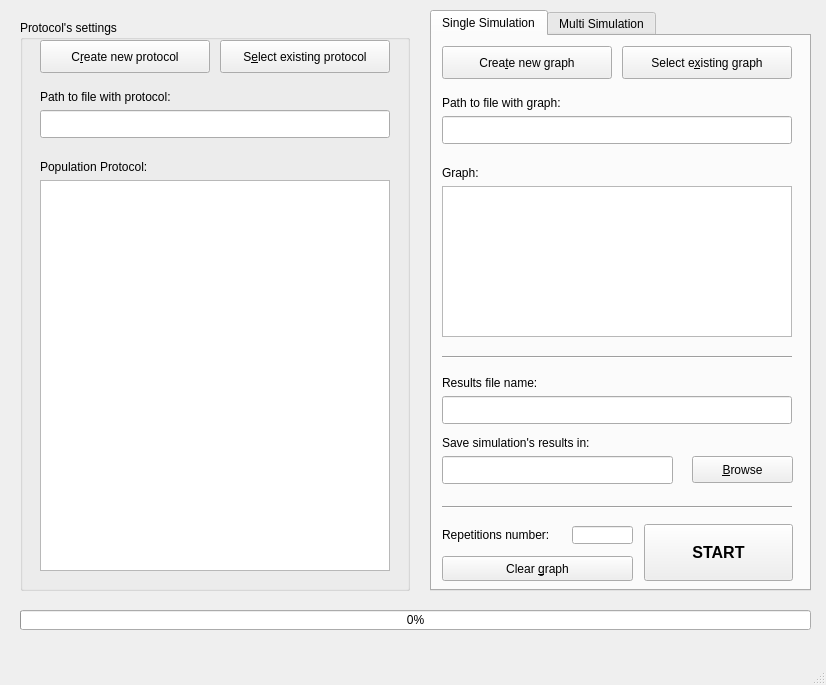
<?xml version="1.0" encoding="UTF-8"?>
<ui version="4.0">
 <class>MainWindow</class>
 <widget class="QMainWindow" name="MainWindow">
  <property name="geometry">
   <rect>
    <x>0</x>
    <y>0</y>
    <width>826</width>
    <height>685</height>
   </rect>
  </property>
  <property name="minimumSize">
   <size>
    <width>826</width>
    <height>685</height>
   </size>
  </property>
  <property name="maximumSize">
   <size>
    <width>826</width>
    <height>685</height>
   </size>
  </property>
  <property name="windowTitle">
   <string>Population Protocol Simulator</string>
  </property>
  <widget class="QWidget" name="centralwidget">
   <widget class="QGroupBox" name="groupBxProtocolSettings">
    <property name="geometry">
     <rect>
      <x>20</x>
      <y>20</y>
      <width>390</width>
      <height>571</height>
     </rect>
    </property>
    <property name="title">
     <string>Protocol's settings</string>
    </property>
    <widget class="QPushButton" name="btnProtocolCreate">
     <property name="geometry">
      <rect>
       <x>20</x>
       <y>20</y>
       <width>170</width>
       <height>33</height>
      </rect>
     </property>
     <property name="text">
      <string>C&amp;reate new protocol</string>
     </property>
    </widget>
    <widget class="QPushButton" name="btnProtocolFromFile">
     <property name="geometry">
      <rect>
       <x>200</x>
       <y>20</y>
       <width>170</width>
       <height>33</height>
      </rect>
     </property>
     <property name="text">
      <string>S&amp;elect existing protocol</string>
     </property>
    </widget>
    <widget class="QLabel" name="label">
     <property name="geometry">
      <rect>
       <x>20</x>
       <y>60</y>
       <width>170</width>
       <height>33</height>
      </rect>
     </property>
     <property name="text">
      <string>Path to file with protocol:</string>
     </property>
    </widget>
    <widget class="QTextEdit" name="txtInfoProtocol">
     <property name="geometry">
      <rect>
       <x>20</x>
       <y>160</y>
       <width>350</width>
       <height>391</height>
      </rect>
     </property>
     <property name="readOnly">
      <bool>true</bool>
     </property>
    </widget>
    <widget class="QLineEdit" name="txtPathProtocol">
     <property name="geometry">
      <rect>
       <x>20</x>
       <y>90</y>
       <width>350</width>
       <height>28</height>
      </rect>
     </property>
     <property name="readOnly">
      <bool>true</bool>
     </property>
    </widget>
    <widget class="QLabel" name="label_2">
     <property name="geometry">
      <rect>
       <x>20</x>
       <y>130</y>
       <width>170</width>
       <height>33</height>
      </rect>
     </property>
     <property name="text">
      <string>Population Protocol:</string>
     </property>
    </widget>
   </widget>
   <widget class="QProgressBar" name="progressBar">
    <property name="geometry">
     <rect>
      <x>20</x>
      <y>610</y>
      <width>791</width>
      <height>20</height>
     </rect>
    </property>
    <property name="value">
     <number>0</number>
    </property>
   </widget>
   <widget class="QTabWidget" name="txtPathResult_Multi_2">
    <property name="geometry">
     <rect>
      <x>430</x>
      <y>10</y>
      <width>381</width>
      <height>581</height>
     </rect>
    </property>
    <property name="currentIndex">
     <number>0</number>
    </property>
    <widget class="QWidget" name="SingleSimulation">
     <attribute name="title">
      <string>Single Simulation</string>
     </attribute>
     <widget class="QLineEdit" name="txtFileNameResult_Singel">
      <property name="geometry">
       <rect>
        <x>10</x>
        <y>360</y>
        <width>350</width>
        <height>28</height>
       </rect>
      </property>
     </widget>
     <widget class="QLabel" name="label_3">
      <property name="geometry">
       <rect>
        <x>10</x>
        <y>330</y>
        <width>165</width>
        <height>33</height>
       </rect>
      </property>
      <property name="text">
       <string>Results file name:</string>
      </property>
     </widget>
     <widget class="QLabel" name="label_4">
      <property name="geometry">
       <rect>
        <x>10</x>
        <y>390</y>
        <width>165</width>
        <height>33</height>
       </rect>
      </property>
      <property name="text">
       <string>Save simulation's results in:</string>
      </property>
     </widget>
     <widget class="QLabel" name="label_5">
      <property name="geometry">
       <rect>
        <x>10</x>
        <y>482</y>
        <width>130</width>
        <height>33</height>
       </rect>
      </property>
      <property name="minimumSize">
       <size>
        <width>0</width>
        <height>0</height>
       </size>
      </property>
      <property name="maximumSize">
       <size>
        <width>130</width>
        <height>33</height>
       </size>
      </property>
      <property name="text">
       <string>Repetitions number:</string>
      </property>
     </widget>
     <widget class="QLineEdit" name="txtNumberRepetitions_Single">
      <property name="geometry">
       <rect>
        <x>140</x>
        <y>490</y>
        <width>61</width>
        <height>18</height>
       </rect>
      </property>
      <property name="minimumSize">
       <size>
        <width>61</width>
        <height>18</height>
       </size>
      </property>
      <property name="maximumSize">
       <size>
        <width>61</width>
        <height>18</height>
       </size>
      </property>
      <property name="inputMethodHints">
       <set>Qt::ImhPreferNumbers</set>
      </property>
     </widget>
     <widget class="QPushButton" name="btnStart_Single">
      <property name="geometry">
       <rect>
        <x>212</x>
        <y>488</y>
        <width>149</width>
        <height>57</height>
       </rect>
      </property>
      <property name="font">
       <font>
        <pointsize>12</pointsize>
        <weight>75</weight>
        <bold>true</bold>
       </font>
      </property>
      <property name="text">
       <string>START</string>
      </property>
     </widget>
     <widget class="QPushButton" name="btnClear_Single">
      <property name="geometry">
       <rect>
        <x>10</x>
        <y>520</y>
        <width>191</width>
        <height>25</height>
       </rect>
      </property>
      <property name="focusPolicy">
       <enum>Qt::WheelFocus</enum>
      </property>
      <property name="text">
       <string>Clear &amp;graph</string>
      </property>
     </widget>
     <widget class="QPushButton" name="btnBrowse_Single">
      <property name="geometry">
       <rect>
        <x>260</x>
        <y>420</y>
        <width>101</width>
        <height>27</height>
       </rect>
      </property>
      <property name="text">
       <string>&amp;Browse</string>
      </property>
     </widget>
     <widget class="Line" name="line">
      <property name="geometry">
       <rect>
        <x>10</x>
        <y>470</y>
        <width>350</width>
        <height>3</height>
       </rect>
      </property>
      <property name="orientation">
       <enum>Qt::Horizontal</enum>
      </property>
     </widget>
     <widget class="QTextEdit" name="txtInfoGraph_Single">
      <property name="geometry">
       <rect>
        <x>10</x>
        <y>150</y>
        <width>350</width>
        <height>151</height>
       </rect>
      </property>
      <property name="readOnly">
       <bool>true</bool>
      </property>
     </widget>
     <widget class="QLabel" name="label_6">
      <property name="geometry">
       <rect>
        <x>10</x>
        <y>120</y>
        <width>130</width>
        <height>33</height>
       </rect>
      </property>
      <property name="text">
       <string>Graph:</string>
      </property>
     </widget>
     <widget class="QLineEdit" name="txtPathGraph_Single">
      <property name="geometry">
       <rect>
        <x>10</x>
        <y>80</y>
        <width>350</width>
        <height>28</height>
       </rect>
      </property>
      <property name="readOnly">
       <bool>true</bool>
      </property>
     </widget>
     <widget class="QLabel" name="label_7">
      <property name="geometry">
       <rect>
        <x>10</x>
        <y>50</y>
        <width>140</width>
        <height>33</height>
       </rect>
      </property>
      <property name="text">
       <string>Path to file with graph:</string>
      </property>
     </widget>
     <widget class="QPushButton" name="btnGraphCreate_Single">
      <property name="geometry">
       <rect>
        <x>10</x>
        <y>10</y>
        <width>170</width>
        <height>33</height>
       </rect>
      </property>
      <property name="text">
       <string>Crea&amp;te new graph</string>
      </property>
     </widget>
     <widget class="QPushButton" name="btnGraphFromFile_Single">
      <property name="geometry">
       <rect>
        <x>190</x>
        <y>10</y>
        <width>170</width>
        <height>33</height>
       </rect>
      </property>
      <property name="text">
       <string>Select e&amp;xisting graph</string>
      </property>
     </widget>
     <widget class="Line" name="line_2">
      <property name="geometry">
       <rect>
        <x>10</x>
        <y>320</y>
        <width>350</width>
        <height>3</height>
       </rect>
      </property>
      <property name="font">
       <font>
        <weight>50</weight>
        <bold>false</bold>
       </font>
      </property>
      <property name="orientation">
       <enum>Qt::Horizontal</enum>
      </property>
     </widget>
     <widget class="QLineEdit" name="txtPathResult_Single">
      <property name="geometry">
       <rect>
        <x>10</x>
        <y>420</y>
        <width>231</width>
        <height>28</height>
       </rect>
      </property>
     </widget>
    </widget>
    <widget class="QWidget" name="MultiSimulation">
     <attribute name="title">
      <string>Multi Simulation</string>
     </attribute>
     <widget class="QPushButton" name="btnStart_Multi">
      <property name="geometry">
       <rect>
        <x>110</x>
        <y>490</y>
        <width>151</width>
        <height>51</height>
       </rect>
      </property>
      <property name="font">
       <font>
        <pointsize>12</pointsize>
        <weight>75</weight>
        <bold>true</bold>
       </font>
      </property>
      <property name="text">
       <string>&amp;START</string>
      </property>
     </widget>
     <widget class="QPushButton" name="btnYAMLCreate_Multi">
      <property name="geometry">
       <rect>
        <x>10</x>
        <y>10</y>
        <width>170</width>
        <height>33</height>
       </rect>
      </property>
      <property name="text">
       <string>Crea&amp;te new YAML</string>
      </property>
     </widget>
     <widget class="QPushButton" name="btnYAMLFromFile_Multi">
      <property name="geometry">
       <rect>
        <x>190</x>
        <y>10</y>
        <width>170</width>
        <height>33</height>
       </rect>
      </property>
      <property name="text">
       <string>Select exist YAML</string>
      </property>
     </widget>
     <widget class="QLabel" name="label_8">
      <property name="geometry">
       <rect>
        <x>10</x>
        <y>50</y>
        <width>140</width>
        <height>33</height>
       </rect>
      </property>
      <property name="text">
       <string>Path to file with graph:</string>
      </property>
     </widget>
     <widget class="QLineEdit" name="txtPathGraph_Multi">
      <property name="geometry">
       <rect>
        <x>10</x>
        <y>80</y>
        <width>350</width>
        <height>28</height>
       </rect>
      </property>
     </widget>
     <widget class="QLabel" name="label_9">
      <property name="geometry">
       <rect>
        <x>10</x>
        <y>120</y>
        <width>130</width>
        <height>33</height>
       </rect>
      </property>
      <property name="text">
       <string>Graphs:</string>
      </property>
     </widget>
     <widget class="QPushButton" name="btnAdd_Multi">
      <property name="geometry">
       <rect>
        <x>294</x>
        <y>150</y>
        <width>70</width>
        <height>23</height>
       </rect>
      </property>
      <property name="text">
       <string>Add</string>
      </property>
     </widget>
     <widget class="QPushButton" name="btnClear_Multi">
      <property name="geometry">
       <rect>
        <x>294</x>
        <y>210</y>
        <width>70</width>
        <height>23</height>
       </rect>
      </property>
      <property name="font">
       <font>
        <weight>75</weight>
        <bold>true</bold>
       </font>
      </property>
      <property name="text">
       <string>Clear</string>
      </property>
     </widget>
     <widget class="QPushButton" name="btnRemove_Multi">
      <property name="geometry">
       <rect>
        <x>294</x>
        <y>180</y>
        <width>70</width>
        <height>23</height>
       </rect>
      </property>
      <property name="text">
       <string>Remove</string>
      </property>
     </widget>
     <widget class="Line" name="line_3">
      <property name="geometry">
       <rect>
        <x>10</x>
        <y>320</y>
        <width>350</width>
        <height>3</height>
       </rect>
      </property>
      <property name="orientation">
       <enum>Qt::Horizontal</enum>
      </property>
     </widget>
     <widget class="QLabel" name="label_10">
      <property name="geometry">
       <rect>
        <x>10</x>
        <y>330</y>
        <width>165</width>
        <height>33</height>
       </rect>
      </property>
      <property name="text">
       <string>Results file name:</string>
      </property>
     </widget>
     <widget class="QLineEdit" name="txtFileNameResult_Multi">
      <property name="geometry">
       <rect>
        <x>10</x>
        <y>360</y>
        <width>350</width>
        <height>28</height>
       </rect>
      </property>
     </widget>
     <widget class="QLabel" name="label_11">
      <property name="geometry">
       <rect>
        <x>10</x>
        <y>390</y>
        <width>165</width>
        <height>33</height>
       </rect>
      </property>
      <property name="text">
       <string>Save simulation's results in:</string>
      </property>
     </widget>
     <widget class="QLineEdit" name="txtPathResult_Multi">
      <property name="geometry">
       <rect>
        <x>10</x>
        <y>420</y>
        <width>231</width>
        <height>28</height>
       </rect>
      </property>
     </widget>
     <widget class="QPushButton" name="btnBrowse_Multi">
      <property name="geometry">
       <rect>
        <x>260</x>
        <y>420</y>
        <width>101</width>
        <height>27</height>
       </rect>
      </property>
      <property name="text">
       <string>&amp;Browse</string>
      </property>
     </widget>
     <widget class="Line" name="line_4">
      <property name="geometry">
       <rect>
        <x>10</x>
        <y>470</y>
        <width>350</width>
        <height>3</height>
       </rect>
      </property>
      <property name="orientation">
       <enum>Qt::Horizontal</enum>
      </property>
     </widget>
     <widget class="QPushButton" name="btnSave_Multi">
      <property name="geometry">
       <rect>
        <x>294</x>
        <y>240</y>
        <width>70</width>
        <height>23</height>
       </rect>
      </property>
      <property name="font">
       <font>
        <weight>75</weight>
        <bold>true</bold>
       </font>
      </property>
      <property name="text">
       <string>Save</string>
      </property>
     </widget>
     <widget class="QTreeWidget" name="treeWidget_Multi">
      <property name="geometry">
       <rect>
        <x>10</x>
        <y>150</y>
        <width>271</width>
        <height>151</height>
       </rect>
      </property>
      <attribute name="headerVisible">
       <bool>false</bool>
      </attribute>
      <attribute name="headerDefaultSectionSize">
       <number>168</number>
      </attribute>
      <attribute name="headerMinimumSectionSize">
       <number>40</number>
      </attribute>
      <attribute name="headerShowSortIndicator" stdset="0">
       <bool>false</bool>
      </attribute>
      <column>
       <property name="text">
        <string>Graph</string>
       </property>
      </column>
      <column>
       <property name="text">
        <string>Nb. runs</string>
       </property>
       <property name="textAlignment">
        <set>AlignHCenter|AlignVCenter|AlignCenter</set>
       </property>
      </column>
     </widget>
    </widget>
   </widget>
  </widget>
  <widget class="QMenuBar" name="menubar">
   <property name="geometry">
    <rect>
     <x>0</x>
     <y>0</y>
     <width>826</width>
     <height>21</height>
    </rect>
   </property>
  </widget>
  <widget class="QStatusBar" name="statusbar"/>
 </widget>
 <resources/>
 <connections/>
</ui>
